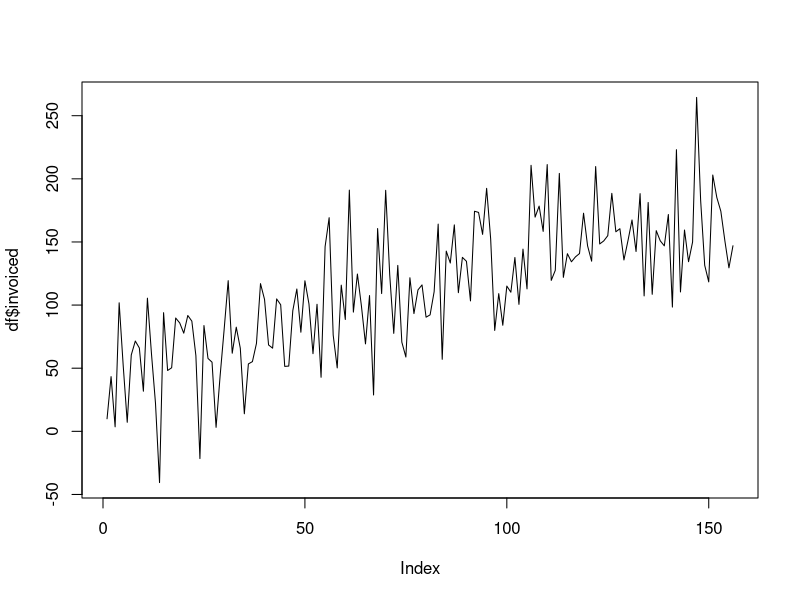

This figure's R source: (Note: this script raises an error after producing the figure.)
## ---- chunk 1
set.seed(1)

# generate some fake data that resembles our real dataset (noce the week_no variable, which 
# corresponds with the enterprise week number from your original data)

trend = seq( from = 10, to = 10 + 52 * 3 - 1, by = 1)

df = data.frame( invoiced = trend + (rnorm(52 * 3, mean = 25, sd = 40)), 
                 week_no = rep(1:52, 3), # week number
                 id = 1:(52 * 3)) 
plot(df$invoiced, type = "l")

y_ts = ts(df$invoiced, frequency = 52) # make your data into a time series object
df$trend = ma(y_ts, order = 52) # use the ma function from the forecast library
## ---- chunk 2
# 1. subtract the trend
df$detrend = df$invoiced - df$trend

# 2. group by week number and take the average of the de-trended values
df = df %>% group_by(week_no) %>% 
  mutate(S1 = mean(detrend, na.rm = T)) %>% 
  ungroup() %>% 
  mutate(S = S1 - mean(S1)) %>% # make sure the sum of the seasonal components is 0
  select(!c(detrend, S1))
## ---- chunk 3
df = mutate(df, R = invoiced - trend - S)
## ---- chunk 4
df %>% 
  pivot_longer(!(c("week_no", "id"))) %>% 
  ggplot(aes(id, value, color = name)) + 
  geom_line() + 
  theme_minimal() + 
  ggtitle("Decomposition of invoiced time series")
## ---- chunk 5

fx1 <- ses(y_ts, h=5)
fx2 <- holt(y_ts, h=15)

round(accuracy(fx1),2)

autoplot(y_ts) +
  autolayer(fx1, series="Simple Exponential Smoothing", PI=F) +
  autolayer(fx2, series="Holt Winters", PI=F) + 
  ylab("Invoiced") + xlab("Year")
